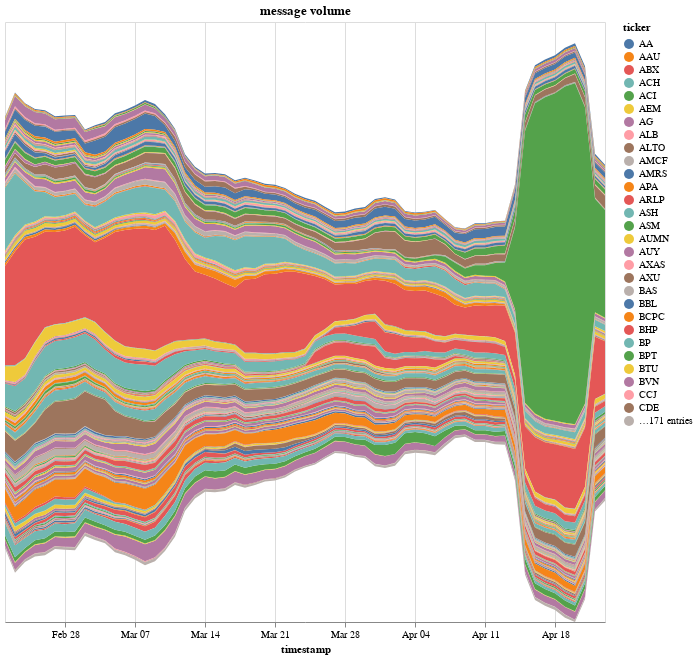

Write notebook code for a chart like this one.
### Markdown cell above
#Volume score

### Code cell
import altair as alt

alt.data_transformers.disable_max_rows()
alt.Chart(volumnes).mark_area().encode(

    x=alt.X('timestamp:T'),
    y=alt.Y('sum(volume_score):Q', stack='center', axis=None),
    color='ticker:N',
    tooltip=['ticker:N','volume_score:Q','volume_change:Q']
).properties(title="message volume", width=600, height=600) #.save("mesagge_volume.html")

### Figure 1 — Vega-Lite specification as saved in the notebook (floating-point values rounded to 4 significant figures; data arrays with more than 128 entries replaced by an {"elided": "..."} marker saying what was removed)
{"config": {"view": {"continuousWidth": 400, "continuousHeight": 300}}, "data": {"name": "data-3c718193b437121a330a40283b640578"}, "mark": "area", "encoding": {"color": {"type": "nominal", "field": "ticker"}, "tooltip": [{"type": "nominal", "field": "ticker"}, {"type": "quantitative", "field": "volume_score"}, {"type": "quantitative", "field": "volume_change"}], "x": {"type": "temporal", "field": "timestamp"}, "y": {"type": "quantitative", "aggregate": "sum", "axis": null, "field": "volume_score", "stack": "center"}}, "height": 600, "title": "message volume", "width": 600, "$schema": "https://vega.github.io/schema/vega-lite/v4.8.1.json", "datasets": {"data-3c718193b437121a330a40283b640578": {"elided": "12200 records"}}}
